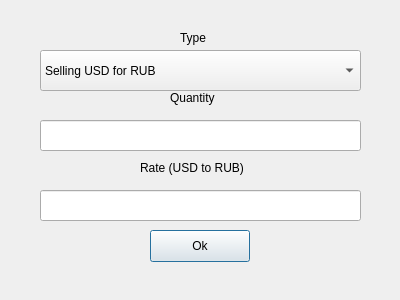
<?xml version="1.0" encoding="UTF-8"?>
<ui version="4.0">
 <class>CreateBidPopup</class>
 <widget class="QDialog" name="CreateBidPopup">
  <property name="geometry">
   <rect>
    <x>0</x>
    <y>0</y>
    <width>400</width>
    <height>300</height>
   </rect>
  </property>
  <property name="windowTitle">
   <string>Dialog</string>
  </property>
  <widget class="QLineEdit" name="QuantityLine">
   <property name="geometry">
    <rect>
     <x>40</x>
     <y>120</y>
     <width>321</width>
     <height>31</height>
    </rect>
   </property>
  </widget>
  <widget class="QLineEdit" name="RateLine">
   <property name="geometry">
    <rect>
     <x>40</x>
     <y>190</y>
     <width>321</width>
     <height>31</height>
    </rect>
   </property>
  </widget>
  <widget class="QLabel" name="label_3">
   <property name="geometry">
    <rect>
     <x>140</x>
     <y>160</y>
     <width>171</width>
     <height>16</height>
    </rect>
   </property>
   <property name="text">
    <string>Rate (USD to RUB)</string>
   </property>
  </widget>
  <widget class="QLabel" name="label_2">
   <property name="geometry">
    <rect>
     <x>170</x>
     <y>90</y>
     <width>171</width>
     <height>16</height>
    </rect>
   </property>
   <property name="text">
    <string>Quantity</string>
   </property>
  </widget>
  <widget class="QPushButton" name="Ok">
   <property name="geometry">
    <rect>
     <x>150</x>
     <y>230</y>
     <width>100</width>
     <height>32</height>
    </rect>
   </property>
   <property name="text">
    <string>Ok</string>
   </property>
  </widget>
  <widget class="QComboBox" name="comboBox">
   <property name="geometry">
    <rect>
     <x>40</x>
     <y>50</y>
     <width>321</width>
     <height>41</height>
    </rect>
   </property>
   <item>
    <property name="text">
     <string>Selling USD for RUB</string>
    </property>
   </item>
   <item>
    <property name="text">
     <string>Buying RUB for USD</string>
    </property>
   </item>
  </widget>
  <widget class="QLabel" name="label_4">
   <property name="geometry">
    <rect>
     <x>180</x>
     <y>30</y>
     <width>171</width>
     <height>16</height>
    </rect>
   </property>
   <property name="text">
    <string>Type</string>
   </property>
  </widget>
 </widget>
 <resources/>
 <connections/>
</ui>
